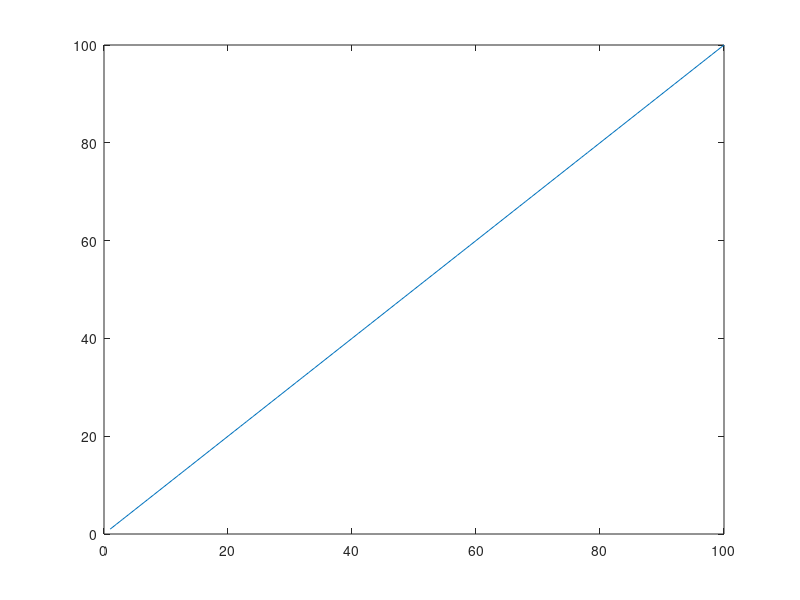

Write the MATLAB code that produced this figure.
%% CosmoloGUI demo
% 
% This illustrates a simple use of cosmolugui

%% First start up cosmologui
%

plot(1:100)

%% Not sure how to show the rest in this format though...